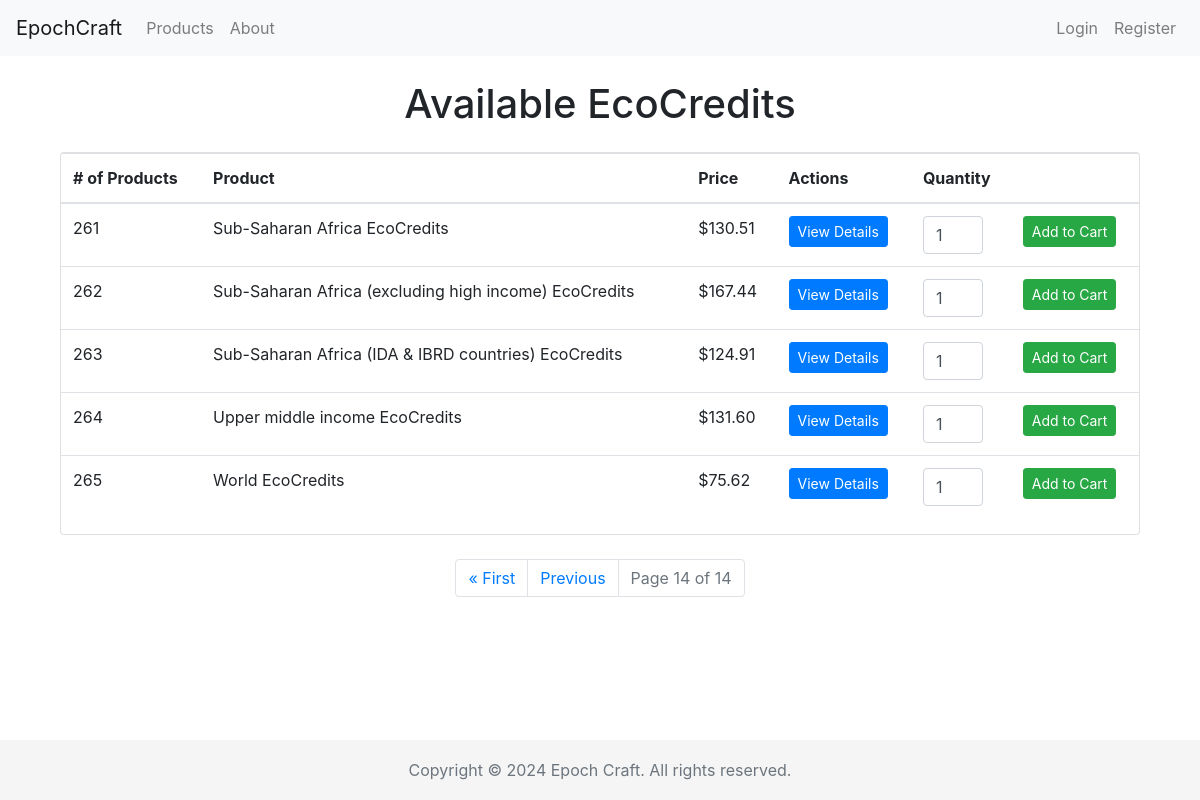
Page /products/?page=14 on the committed database.
### cc_shop/models.py (models this page shows, shortened)
class Product(models.Model):
    country = models.ForeignKey(Country, on_delete=models.CASCADE, related_name='products')
    description = models.TextField()
    price = models.DecimalField(max_digits=10, decimal_places=2)
    type = models.CharField(max_length=50)   # Types could be like "Carbon Offset", "Renewable Energy Credit", etc

class Country(models.Model):
    country_code = models.CharField(max_length=3, primary_key=True)
    country_name = models.CharField(max_length=100)
    def __str__(self):
        return self.country_name

### cc_shop/views.py (the view)
# urls.py: path('products/', views.list_products, name='list_products'),
def list_products(request):
    query = request.GET.get('query', '').lower()
    if query:
        if 'ecocredits' in query:
            products = Product.objects.all().order_by('id')
        else:
            products = Product.objects.filter(country__country_name__icontains=query).order_by('id')  # Added ordering
    else:
        products = Product.objects.all().order_by('id')
    paginator = Paginator(products, 20)   # Show 20 products per page
    page_number = request.GET.get('page')
    try:
        products_page_obj = paginator.page(page_number)
    except PageNotAnInteger:
        products_page_obj = paginator.page(1)
    except EmptyPage:
        products_page_obj = paginator.page(paginator.num_pages)
    start_index = (products_page_obj.number - 1) * paginator.per_page + 1
    return render(request, 'list_products.html', {'products_page_obj': products_page_obj, 'start_index': start_index})

### cc_shop/templates/list_products.html (shortened to what this page needs)
{% extends 'base.html' %}
{% block content %}
<div class="container mt-4">
    <h1 class="text-center mb-4">Available EcoCredits</h1>
    <div class="card">
        <table class="table table-hover">
            <thead>
                <tr>
                    <th># of Products</th>
                    <th>Product</th>
                    <th>Price</th>
                    <th>Actions</th>
                    <th>Quantity</th>
                    <th></th>
                </tr>
            </thead>
            <tbody>
                {% for product in products_page_obj %}
                <tr>
                    <td>{{ start_index|add:forloop.counter0 }}</td>
                    <td>{{ product.country }} EcoCredits</td>
                    <td>${{ product.price }}</td>
                    <td><a href="{% url 'product_detail' product.id %}" class="btn btn-primary btn-sm" id="view-button">View Details</a></td>
                    <td>
                        <input type="number" name="quantity" value="1" min="1" max="99" class="form-control" style="width: 60px;">
                    </td>
                    <td>
                        <form action="{% url 'add_to_cart' product.id %}" method="post" class="d-inline">
                            <button type="submit" class="btn btn-success btn-sm">Add to Cart</button>
                        </form>
                    </td>
                </tr>
                {% empty %}
                <tr><td colspan="4">No products found.</td></tr>
                {% endfor %}
            </tbody>
        </table>
    </div>
    <div class="row justify-content-center mt-4">
        <nav aria-label="Page navigation">
            <ul class="pagination">
                {% if products_page_obj.has_previous %}
                    <li class="page-item"><a class="page-link" href="?page=1">&laquo; First</a></li>
                    <li class="page-item"><a class="page-link" href="?page={{ products_page_obj.previous_page_number }}">Previous</a></li>
                {% endif %}
                <li class="page-item disabled"><a class="page-link" href="#">Page {{ products_page_obj.number }} of {{ products_page_obj.paginator.num_pages }}</a></li>
            </ul>
        </nav>
    </div>
</div>
{% endblock %}

### cc_shop/templates/base.html (style rules this page uses)
html { position: relative; min-height: 100%; }
body { margin-bottom: 60px; }

### rows in the picture
Product: counter0 "261", country "Sub-Saharan Africa", price "130.51"
Product: counter0 "262", country "Sub-Saharan Africa (excluding high income)", price "167.44"
Product: counter0 "263", country "Sub-Saharan Africa (IDA & IBRD countries)", price "124.91"
Product: counter0 "264", country "Upper middle income", price "131.60"
Product: counter0 "265", country "World", price "75.62"

### other values in the picture
{{ products_page_obj.number }} "14"
{{ products_page_obj.paginator.num_pages }} "14"
